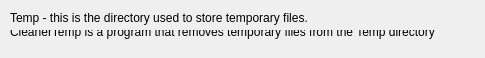
<?xml version="1.0" encoding="UTF-8"?>
<ui version="4.0">
 <class>info</class>
 <widget class="QDialog" name="info">
  <property name="geometry">
   <rect>
    <x>0</x>
    <y>0</y>
    <width>485</width>
    <height>58</height>
   </rect>
  </property>
  <property name="windowTitle">
   <string>Dialog</string>
  </property>
  <widget class="QLabel" name="label">
   <property name="geometry">
    <rect>
     <x>10</x>
     <y>10</y>
     <width>331</width>
     <height>16</height>
    </rect>
   </property>
   <property name="text">
    <string>Temp - this is the directory used to store temporary files.</string>
   </property>
  </widget>
  <widget class="QLabel" name="label_3">
   <property name="geometry">
    <rect>
     <x>10</x>
     <y>30</y>
     <width>471</width>
     <height>31</height>
    </rect>
   </property>
   <property name="text">
    <string>CleanerTemp is a program that removes temporary files from the Temp directory

</string>
   </property>
  </widget>
 </widget>
 <resources/>
 <connections/>
</ui>
